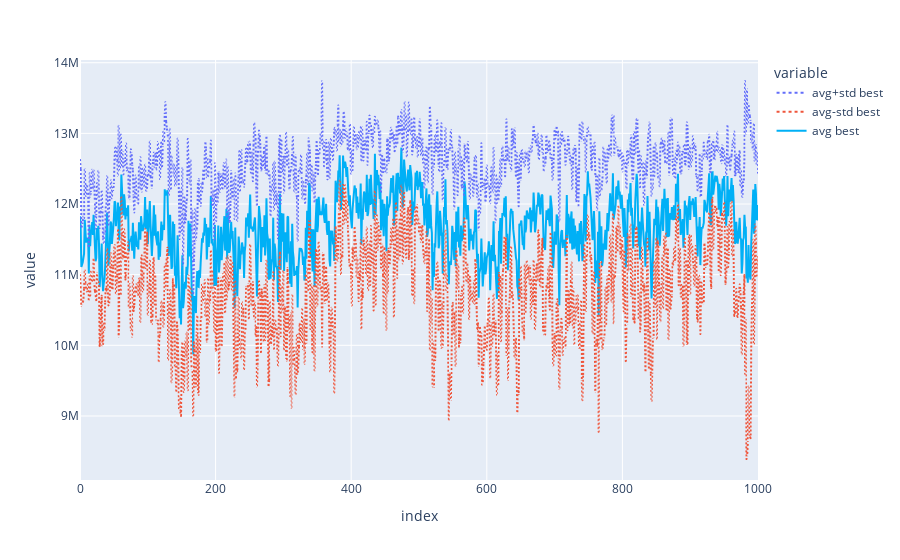

The notebook cell this image was saved under:
### Code cell
print_hof(hof2)
plot_bests(logs2)

### Figure 1 — Plotly figure (JSON) as saved in the notebook; plotly's stock layout.template omitted (floating-point values rounded to 4 significant figures; data arrays with more than 128 entries replaced by an {"elided": "..."} marker saying what was removed)
{"data": [{"hovertemplate": "variable=avg+std best<br>index=%{x}<br>value=%{y}<extra></extra>", "legendgroup": "avg+std best", "line": {"color": "#636efa", "dash": "dot"}, "mode": "lines", "name": "avg+std best", "showlegend": true, "type": "scattergl", "x": {"elided": "1001 int values"}, "xaxis": "x", "y": {"elided": "1001 float values"}, "yaxis": "y"}, {"hovertemplate": "variable=avg-std best<br>index=%{x}<br>value=%{y}<extra></extra>", "legendgroup": "avg-std best", "line": {"color": "#EF553B", "dash": "dot"}, "mode": "lines", "name": "avg-std best", "showlegend": true, "type": "scattergl", "x": {"elided": "1001 int values"}, "xaxis": "x", "y": {"elided": "1001 float values"}, "yaxis": "y"}, {"line": {"color": "rgb(0,176,246)"}, "name": "avg best", "type": "scatter", "x": {"elided": "1001 int values"}, "y": {"elided": "1001 float values"}}], "layout": {"legend": {"title": {"text": "variable"}, "tracegroupgap": 0}, "margin": {"t": 60}, "xaxis": {"anchor": "y", "domain": [0, 1], "title": {"text": "index"}}, "yaxis": {"anchor": "x", "domain": [0, 1], "title": {"text": "value"}}}}
